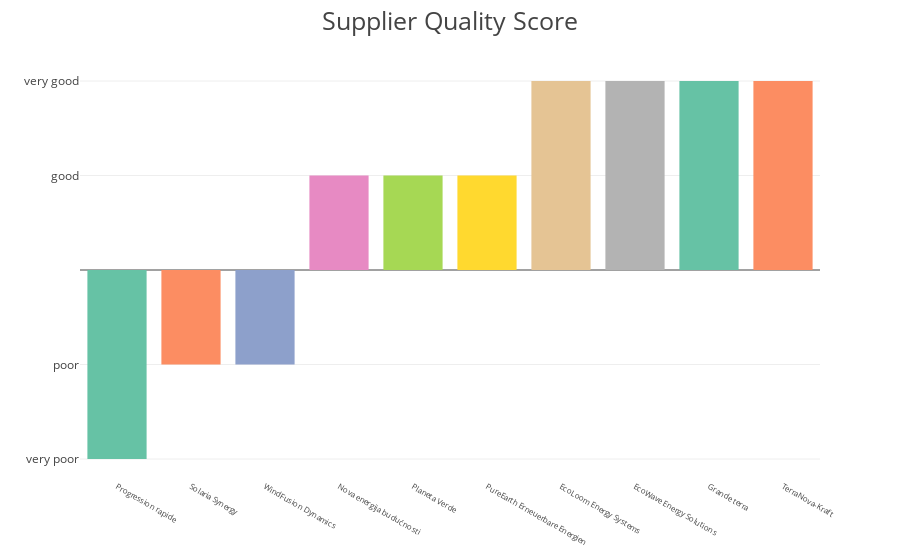

Write notebook code for a chart like this one.
### Code cell
quality_score_mapping = {
    'very poor': -2,
    'poor': -1,
    'good': 1,
    'very good': 2
}

df['quality_score_numeric'] = df['quality_score_rating_comments'].map(quality_score_mapping)

fig = px.bar(df,
             x='supplier_name',
             y='quality_score_numeric',
             template=plotly_template,
             color='supplier_name',
             color_discrete_sequence=px.colors.qualitative.Set2
            )


fig.update_layout(
    title='Supplier Quality Score',
    xaxis_title='',
    yaxis_title='',  
    yaxis_tickprefix='',
    xaxis=dict(
        tickfont=dict(size=8),
        tickformat=',d',
        dtick=1 
),
    yaxis=dict(
        tickfont=dict(size=12),       
        tickformat=',d',
        dtick=1 
    ),
showlegend=False
)
y_labels = ['very poor', 'poor', 'good', 'very good']
fig.update_yaxes(tickvals=[-2, -1, 1, 2], ticktext=y_labels)


fig.show()


fig.write_image(output_dir / 'suppliers_quality_score.png',
                width=1200,
                height=400,
                scale=5)

### Figure 1 — Plotly figure (JSON) as saved in the notebook; plotly's stock layout.template omitted (floating-point values rounded to 4 significant figures)
{"data": [{"alignmentgroup": "True", "hovertemplate": "supplier_name=%{x}<br>quality_score_numeric=%{y}<extra></extra>", "legendgroup": "Progression rapide", "marker": {"color": "rgb(102,194,165)", "pattern": {"shape": ""}}, "name": "Progression rapide", "offsetgroup": "Progression rapide", "orientation": "v", "showlegend": true, "textposition": "auto", "type": "bar", "x": ["Progression rapide"], "xaxis": "x", "y": [-2], "yaxis": "y"}, {"alignmentgroup": "True", "hovertemplate": "supplier_name=%{x}<br>quality_score_numeric=%{y}<extra></extra>", "legendgroup": "Solaria Synergy", "marker": {"color": "rgb(252,141,98)", "pattern": {"shape": ""}}, "name": "Solaria Synergy", "offsetgroup": "Solaria Synergy", "orientation": "v", "showlegend": true, "textposition": "auto", "type": "bar", "x": ["Solaria Synergy"], "xaxis": "x", "y": [-1], "yaxis": "y"}, {"alignmentgroup": "True", "hovertemplate": "supplier_name=%{x}<br>quality_score_numeric=%{y}<extra></extra>", "legendgroup": "WindFusion Dynamics", "marker": {"color": "rgb(141,160,203)", "pattern": {"shape": ""}}, "name": "WindFusion Dynamics", "offsetgroup": "WindFusion Dynamics", "orientation": "v", "showlegend": true, "textposition": "auto", "type": "bar", "x": ["WindFusion Dynamics"], "xaxis": "x", "y": [-1], "yaxis": "y"}, {"alignmentgroup": "True", "hovertemplate": "supplier_name=%{x}<br>quality_score_numeric=%{y}<extra></extra>", "legendgroup": "Nova energija budućnosti", "marker": {"color": "rgb(231,138,195)", "pattern": {"shape": ""}}, "name": "Nova energija budućnosti", "offsetgroup": "Nova energija budućnosti", "orientation": "v", "showlegend": true, "textposition": "auto", "type": "bar", "x": ["Nova energija budućnosti"], "xaxis": "x", "y": [1], "yaxis": "y"}, {"alignmentgroup": "True", "hovertemplate": "supplier_name=%{x}<br>quality_score_numeric=%{y}<extra></extra>", "legendgroup": "Planeta Verde", "marker": {"color": "rgb(166,216,84)", "pattern": {"shape": ""}}, "name": "Planeta Verde", "offsetgroup": "Planeta Verde", "orientation": "v", "showlegend": true, "textposition": "auto", "type": "bar", "x": ["Planeta Verde"], "xaxis": "x", "y": [1], "yaxis": "y"}, {"alignmentgroup": "True", "hovertemplate": "supplier_name=%{x}<br>quality_score_numeric=%{y}<extra></extra>", "legendgroup": "PureEarth Erneuerbare Energien", "marker": {"color": "rgb(255,217,47)", "pattern": {"shape": ""}}, "name": "PureEarth Erneuerbare Energien", "offsetgroup": "PureEarth Erneuerbare Energien", "orientation": "v", "showlegend": true, "textposition": "auto", "type": "bar", "x": ["PureEarth Erneuerbare Energien"], "xaxis": "x", "y": [1], "yaxis": "y"}, {"alignmentgroup": "True", "hovertemplate": "supplier_name=%{x}<br>quality_score_numeric=%{y}<extra></extra>", "legendgroup": "EcoLoom Energy Systems", "marker": {"color": "rgb(229,196,148)", "pattern": {"shape": ""}}, "name": "EcoLoom Energy Systems", "offsetgroup": "EcoLoom Energy Systems", "orientation": "v", "showlegend": true, "textposition": "auto", "type": "bar", "x": ["EcoLoom Energy Systems"], "xaxis": "x", "y": [2], "yaxis": "y"}, {"alignmentgroup": "True", "hovertemplate": "supplier_name=%{x}<br>quality_score_numeric=%{y}<extra></extra>", "legendgroup": "EcoWave Energy Solutions", "marker": {"color": "rgb(179,179,179)", "pattern": {"shape": ""}}, "name": "EcoWave Energy Solutions", "offsetgroup": "EcoWave Energy Solutions", "orientation": "v", "showlegend": true, "textposition": "auto", "type": "bar", "x": ["EcoWave Energy Solutions"], "xaxis": "x", "y": [2], "yaxis": "y"}, {"alignmentgroup": "True", "hovertemplate": "supplier_name=%{x}<br>quality_score_numeric=%{y}<extra></extra>", "legendgroup": "Grande terra", "marker": {"color": "rgb(102,194,165)", "pattern": {"shape": ""}}, "name": "Grande terra", "offsetgroup": "Grande terra", "orientation": "v", "showlegend": true, "textposition": "auto", "type": "bar", "x": ["Grande terra"], "xaxis": "x", "y": [2], "yaxis": "y"}, {"alignmentgroup": "True", "hovertemplate": "supplier_name=%{x}<br>quality_score_numeric=%{y}<extra></extra>", "legendgroup": "TerraNova-Kraft", "marker": {"color": "rgb(252,141,98)", "pattern": {"shape": ""}}, "name": "TerraNova-Kraft", "offsetgroup": "TerraNova-Kraft", "orientation": "v", "showlegend": true, "textposition": "auto", "type": "bar", "x": ["TerraNova-Kraft"], "xaxis": "x", "y": [2], "yaxis": "y"}], "layout": {"autosize": true, "barmode": "relative", "legend": {"title": {"text": "supplier_name"}, "tracegroupgap": 0}, "margin": {"t": 60}, "showlegend": false, "title": {"text": "Supplier Quality Score"}, "xaxis": {"anchor": "y", "autorange": true, "categoryarray": ["Progression rapide", "Solaria Synergy", "WindFusion Dynamics", "Nova energija budućnosti", "Planeta Verde", "PureEarth Erneuerbare Energien", "EcoLoom Energy Systems", "EcoWave Energy Solutions", "Grande terra", "TerraNova-Kraft"], "categoryorder": "array", "domain": [0, 1], "dtick": 1, "range": [-0.5, 9.5], "tickfont": {"size": 8}, "tickformat": ",d", "title": {"text": ""}, "type": "category"}, "yaxis": {"anchor": "x", "autorange": true, "domain": [0, 1], "dtick": 1, "range": [-2.222, 2.222], "tickfont": {"size": 12}, "tickformat": ",d", "tickprefix": "", "ticktext": ["very poor", "poor", "good", "very good"], "tickvals": [-2, -1, 1, 2], "title": {"text": ""}, "type": "linear"}}}
